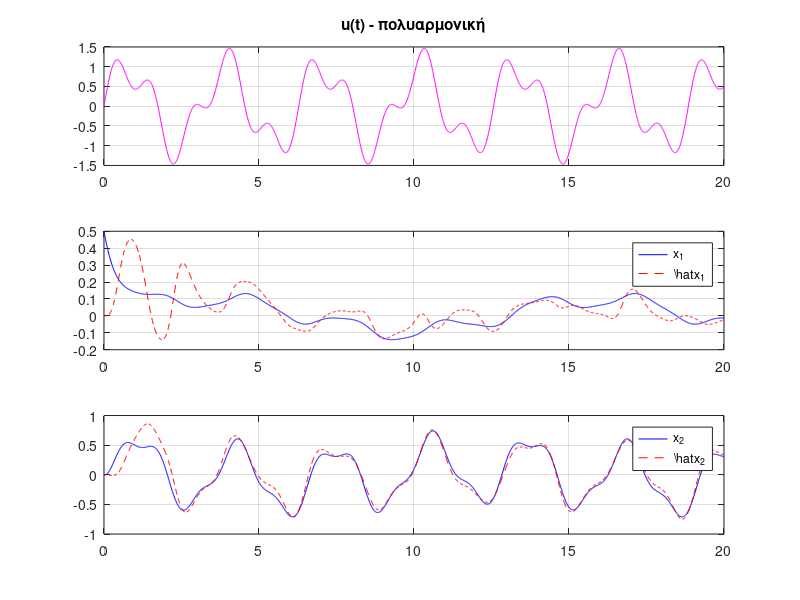
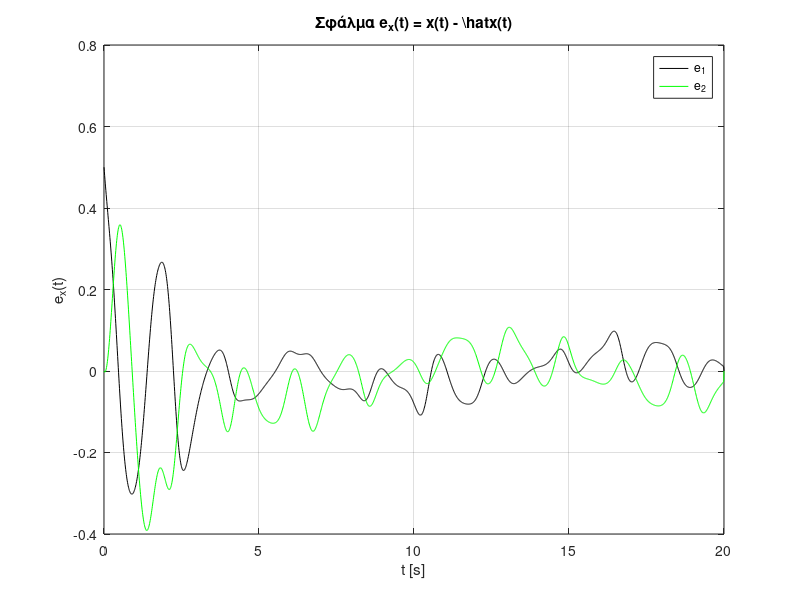
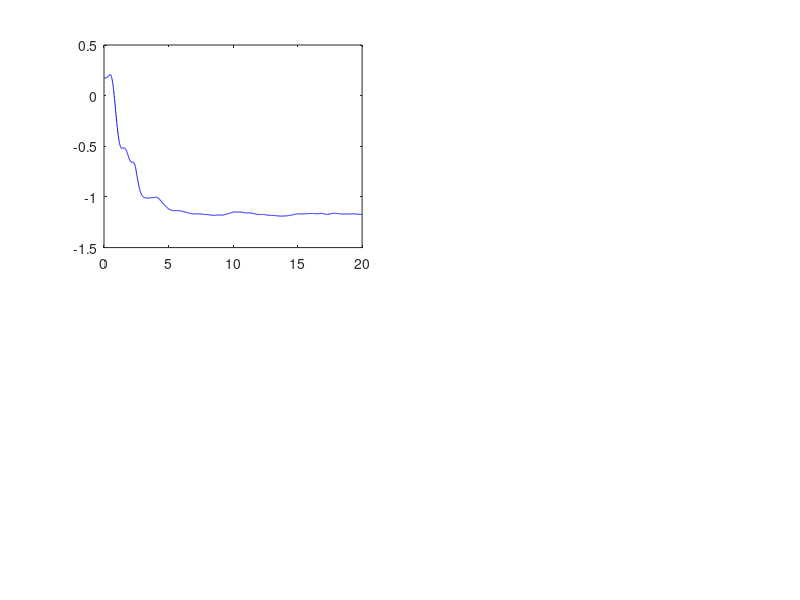

Write MATLAB code to recreate these figures, in order. (Note: this script raises an error after producing the figures.)
% Adaptive Estimation with Bias (Polarization Error) - Final Version

clear; clc; close all;

%% System Parameters
A_true = [-2 0.25; -0.75 -2];
B_true = [0; 1.5];

%% Simulation Settings
dt = 0.01;
t_end = 20;
t = 0:dt:t_end;
N = length(t);
n = 2; m = 1;

%% Input Signal
u = sin(2*t) + 0.5*sin(5*t);

%% Polarization Error (bounded)
omega_bar = 0.2;               % Max norm
omega = omega_bar * [sin(0.5*t); cos(0.5*t)];

%% Initial Conditions
x = zeros(n, N);
x_hat = zeros(n, N);
e_x = zeros(n, N);
x(:,1) = [0.5; 0];
x_hat(:,1) = [0; 0];

%% Parameter Estimation Initialization
theta = zeros(n*(n+m), N);
theta(:,1) = 0.1*randn(n*(n+m),1);
Gamma = 10*eye(n*(n+m));

%% Simulation Loop
for k = 1:N-1
    % True system dynamics with bias
    dx = A_true*x(:,k) + B_true*u(k) + omega(:,k);
    x(:,k+1) = x(:,k) + dt*dx;

    % Observer dynamics
    A_hat = reshape(theta(1:n*n,k),n,n);
    B_hat = reshape(theta(n*n+1:end,k),n,m);
    dx_hat = A_hat*x_hat(:,k) + B_hat*u(k);
    x_hat(:,k+1) = x_hat(:,k) + dt*dx_hat;

    % Estimation error
    e = x(:,k) - x_hat(:,k);
    e_x(:,k) = e;

    % Regression vector
    phi = [kron(x_hat(:,k)',eye(n)), u(k)*eye(n)];

    % Parameter update law
    dtheta = Gamma * phi' * e;
    theta(:,k+1) = theta(:,k) + dt*dtheta;
end

%% Final parameter matrices
A_hat_final = reshape(theta(1:n*n,end),n,n);
B_hat_final = reshape(theta(n*n+1:end,end),n,m);

%% Extracting parameter traces
A_hat_all = theta(1:n*n,:);
B_hat_all = theta(n*n+1:end,:);

%% Plotting
% Figure 1: u(t), x1, x2
figure;
subplot(3,1,1); plot(t,u,'m'); title('u(t) - πολυαρμονική'); grid on;
subplot(3,1,2); plot(t,x(1,:),'b',t,x_hat(1,:),'r--'); legend('x_1','\hat{x}_1'); grid on;
subplot(3,1,3); plot(t,x(2,:),'b',t,x_hat(2,:),'r--'); legend('x_2','\hat{x}_2'); grid on;

% Figure 2: Σφάλμα κατάστασης
figure;
plot(t,e_x(1,:),'k',t,e_x(2,:),'g'); grid on;
legend('e_1','e_2'); title('Σφάλμα e_x(t) = x(t) - \hat{x}(t)'); ylabel('e_x(t)'); xlabel('t [s]');

% Figure 3: Εκτιμήσεις A
figure;
for i = 1:n
    for j = 1:n
        subplot(n,n,(i-1)*n+j);
        plot(t, reshape(A_hat_all((i-1)*n+j,:),1,[]), 'b'); hold on;
        yline(A_true(i,j), 'r--');
        title(sprintf('a_{%d%d} estimate',i,j)); grid on;
    end
end

% Figure 4: Εκτιμήσεις B
figure;
for i = 1:n
    subplot(n,1,i);
    plot(t, B_hat_all(i,:), 'b'); hold on;
    yline(B_true(i), 'r--');
    title(sprintf('b_{%d} estimate',i)); grid on;
end
